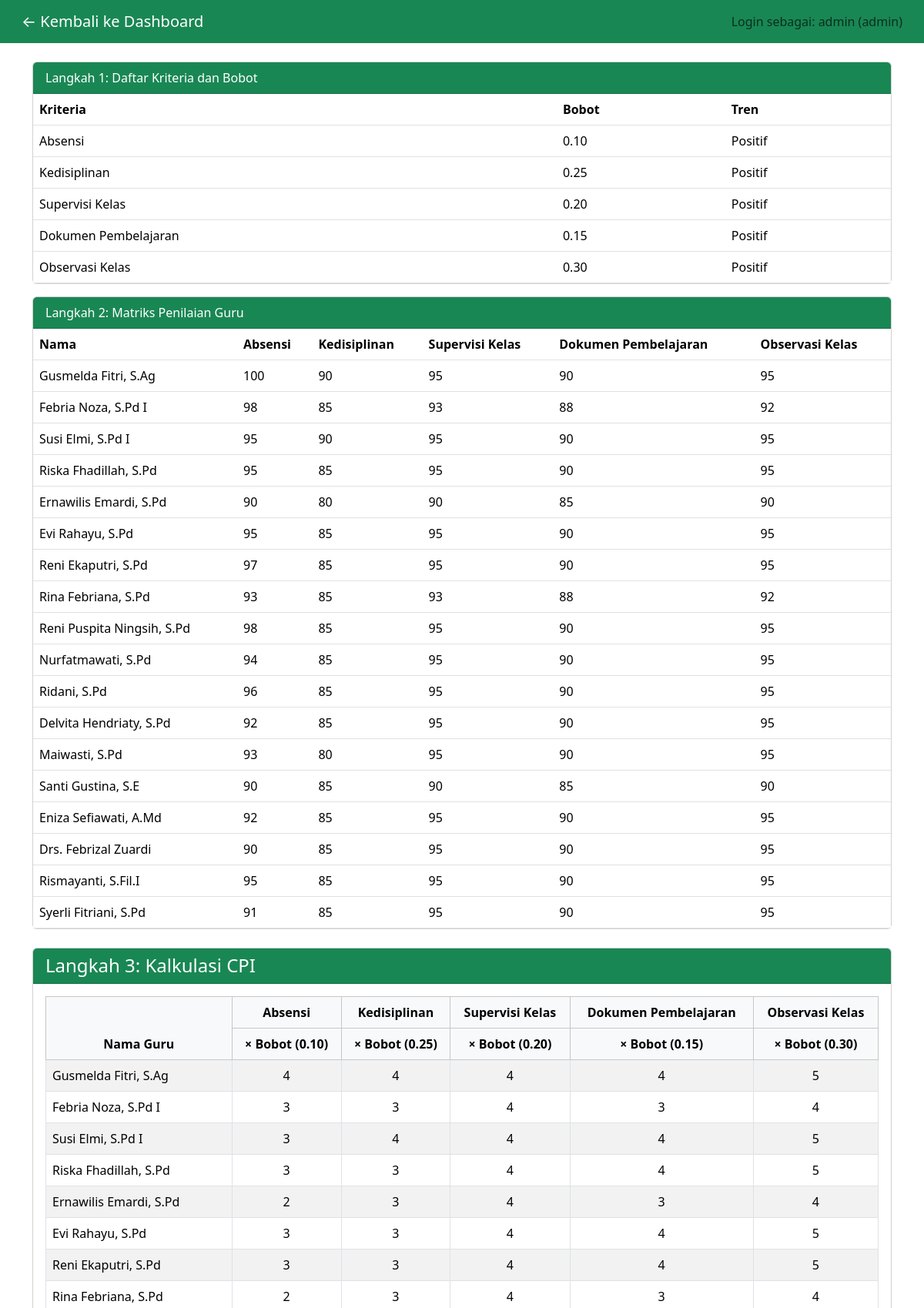
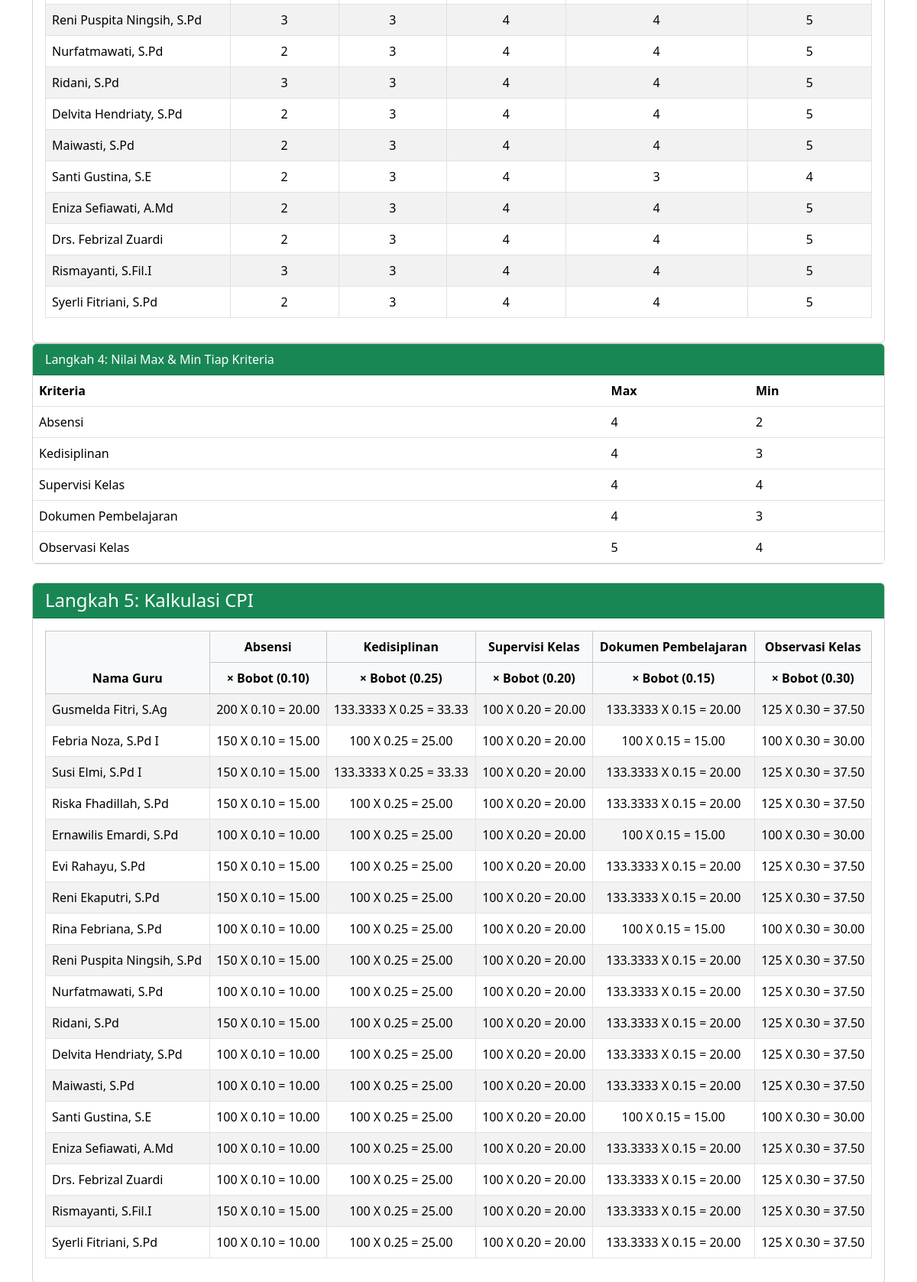
Screenshot of /pages/hasil.php (signed in, upper part) with the database file from the repository (2 pictures, top to bottom).
### tables this page shows
CREATE TABLE `kriteria` (
  `id` int(11) NOT NULL,
  `nama_kriteria` varchar(100) NOT NULL,
  `bobot` decimal(5,2) NOT NULL,
  `tren` enum('positif','negatif','netral') DEFAULT 'netral'
);

CREATE TABLE `guru` (
  `id` int(11) NOT NULL,
  `nama` varchar(100) NOT NULL,
  `jabatan` varchar(100) NOT NULL
);

CREATE TABLE `penilaian` (
  `id` int(11) NOT NULL,
  `id_guru` int(11) NOT NULL,
  `id_kriteria` int(11) NOT NULL,
  `nilai` int(11) NOT NULL
);

### pages/hasil.php (the view, shortened to what this page needs)
<?php
include '../config/db.php';
function getKriteria($conn)
{
    $result = mysqli_query($conn, "SELECT * FROM kriteria");
    $kriteria = [];
    while ($row = mysqli_fetch_assoc($result)) {
        $kriteria[] = $row;
    }
    return $kriteria;
}
function getGuru($conn)
{
    $result = mysqli_query($conn, "SELECT * FROM guru");
    $guru = [];
    while ($row = mysqli_fetch_assoc($result)) {
        $guru[] = $row;
    }
    return $guru;
}
function getPenilaian($conn)
{
    $data = [];
    $result = mysqli_query($conn, "SELECT * FROM penilaian ORDER BY id_guru ASC");
    while ($row = mysqli_fetch_assoc($result)) {
        $data[$row['id_guru']][$row['id_kriteria']] = $row['nilai'];
    }
    return $data;
}
function konversiSkor($id_kriteria, $nilai)
{
    if ($id_kriteria == 1) {
        if ($nilai >= 100) return 4;
        elseif ($nilai >= 95) return 3;
        elseif ($nilai >= 90) return 2;
        else return 1;
    }
    if ($id_kriteria == 2 || $id_kriteria == 3) {
        if ($nilai >= 90) return 4;
        elseif ($nilai >= 80) return 3;
        elseif ($nilai >= 70) return 2;
        else return 1;
    }
    if ($id_kriteria == 4) {
        if ($nilai >= 95) return 5;
        elseif ($nilai >= 90) return 4;
        elseif ($nilai >= 80) return 3;
        elseif ($nilai >= 70) return 2;
        else return 1;
    }
    if ($id_kriteria == 5) {
        if ($nilai >= 95) return 5;
        elseif ($nilai >= 90) return 4;
        elseif ($nilai >= 80) return 3;
        elseif ($nilai >= 70) return 2;
        else return 1;
    }
    return 0;
}
function getMaxMin($penilaian, $kriteria)
{
    $maxMin = [];
    foreach ($kriteria as $k) {
        $id = $k['id'];
        $nilaiKriteria = [];
        foreach ($penilaian as $nilaiPerKriteria) {
            if (isset($nilaiPerKriteria[$id])) {
                $nilaiKriteria[] = konversiSkor($id, $nilaiPerKriteria[$id]);
            }
        }
        $maxMin[$id]['max'] = !empty($nilaiKriteria) ? max($nilaiKriteria) : 0;
        $maxMin[$id]['min'] = !empty($nilaiKriteria) ? min($nilaiKriteria) : 0;
    }
    return $maxMin;
}
function hitungCPI($penilaian, $kriteria)
{
    $maxMin = getMaxMin($penilaian, $kriteria);
    $hasil = [];
    foreach ($penilaian as $id_guru => $nilaiPerKriteria) {
        $total = 0;
        foreach ($kriteria as $k) {
            $id_kriteria = $k['id'];
            $nilai = isset($nilaiPerKriteria[$id_kriteria]) ? $nilaiPerKriteria[$id_kriteria] : 0;
            $bobot = $k['bobot'];
            $tren = strtolower($k['tren']);
            $skor = konversiSkor($id_kriteria, $nilai);
            $min = $maxMin[$id_kriteria]['min'];
            $normal = 0;
            if ($tren === 'positif' && $min != 0) {
                $normal = ($skor / $min) * 100;
            } elseif ($tren === 'negatif' && $skor != 0) {
                $normal = ($min / $skor) * 100;
            }
            $hasilNormal = $normal * $bobot ;
            $hasil[$id_guru]['kalkulasi'][$id_kriteria] = [
                'nilai_mentah' => $nilai,
                'skor' => $skor,
                'normalisasi' => round($normal, 4),
                'bobot' => $bobot,
                'hasil_normal' => $hasilNormal,
                'hasil' => round($hasilNormal, 4)
            ];
            $total += $hasilNormal;
        }
        $hasil[$id_guru]['total'] = round($total, 4);
    }
    return $hasil;
}
$kriteria = getKriteria($conn);
$guru = getGuru($conn);
$penilaian = getPenilaian($conn);
$cpiHasil = hitungCPI($penilaian, $kriteria);
$maxMin = getMaxMin($penilaian, $kriteria);
?>
<!DOCTYPE html>
<html lang="id">
<head>
    <link href="https://cdn.jsdelivr.net/npm/bootstrap@5.3.3/dist/css/bootstrap.min.css" rel="stylesheet">
</head>
<body>
<nav class="navbar navbar-expand-lg bg-success px-3 text-white">
    <div class="container-fluid">
        <a class="navbar-brand text-white" href="dashboard.php">← Kembali ke Dashboard</a>
        <span class="navbar-text ms-auto">
            Login sebagai: <?= htmlspecialchars($_SESSION['username']) ?> (<?= $_SESSION['role'] ?>)
        </span>
    </div>
</nav>
<div class="container mt-4">
    <div class="card mb-3">
        <div class="card-header bg-success text-white">Langkah 1: Daftar Kriteria dan Bobot</div>
        <table class="table mb-0">
            <thead><tr><th>Kriteria</th><th>Bobot</th><th>Tren</th></tr></thead>
            <tbody>
                <?php foreach ($kriteria as $k): ?>
                    <tr>
                        <td><?= $k['nama_kriteria'] ?></td>
                        <td><?= $k['bobot'] ?></td>
                        <td><?= ucfirst($k['tren']) ?></td>
                    </tr>
                <?php endforeach; ?>
            </tbody>
        </table>
    </div>
    <div class="card mb-3">
    <div class="card-header bg-success text-white">Langkah 2: Matriks Penilaian Guru</div>
    <table class="table mb-0">
        <thead>
            <tr>
                <th>Nama</th>
                <?php foreach ($kriteria as $k): ?>
                    <th><?= $k['nama_kriteria'] ?></th>
                <?php endforeach; ?>
            </tr>
        </thead>
        <tbody>
            <?php foreach ($guru as $g): ?>
                <tr>
                    <td><?= $g['nama'] ?></td>
                    <?php foreach ($kriteria as $kr): ?>
                        <td><?= $penilaian[$g['id']][$kr['id']] ?? '-' ?></td>
                    <?php endforeach; ?>
                </tr>
            <?php endforeach; ?>
        </tbody>
    </table>
</div>
    <div class="card mt-4">
        <div class="card-header bg-success text-white">
            <h4 class="mb-0">Langkah 3: Kalkulasi CPI</h4>
        </div>
        <div class="card-body table-responsive">
            <table class="table table-bordered table-striped">
                <thead class="table-light text-center">
                    <tr>
                        <th rowspan="2">Nama Guru</th>
                        <?php foreach ($kriteria as $k): ?>
                            <th><?= $k['nama_kriteria'] ?></th>
                        <?php endforeach; ?>
                    </tr>
                    <tr>
                        <?php foreach ($kriteria as $k): ?>
                            <th>× Bobot (<?= $k['bobot'] ?>)</th>
                        <?php endforeach; ?>
                    </tr>
                </thead>
                <tbody>
                    <?php foreach ($guru as $g):
                        $id = $g['id'];
                        $data = $cpiHasil[$id];
                    ?>
                        <tr>
                            <td><?= $g['nama'] ?></td>
                            <?php foreach ($kriteria as $k):
                                $d = $data['kalkulasi'][$k['id']] ?? ['nilai'=>0,'normalisasi'=>0,'skor'=>0,'bobot'=>0,'hasil'=>0, 'hasil_normal'=>0];
                            ?>
                                <td class="text-center">
                                     <?= $d['skor'] ?>
                            <?php endforeach; ?>
                        </tr>
                    <?php endforeach; ?>
                </tbody>
            </table>
        </div>
    </div>
    <div class="card mb-3">
        <div class="card-header bg-success text-white">Langkah 4: Nilai Max & Min Tiap Kriteria</div>
        <table class="table mb-0">
            <thead><tr><th>Kriteria</th><th>Max</th><th>Min</th></tr></thead>
            <tbody>
                <?php foreach ($kriteria as $k): ?>
                    <tr>
                        <td><?= $k['nama_kriteria'] ?></td>
                        <td><?= $maxMin[$k['id']]['max'] ?></td>
                        <td><?= $maxMin[$k['id']]['min'] ?></td>
                    </tr>
                <?php endforeach; ?>
            </tbody>
        </table>
    </div>
    <div class="card mt-4">
        <div class="card-header bg-success text-white">
            <h4 class="mb-0">Langkah 5: Kalkulasi CPI</h4>
        </div>
        <div class="card-body table-responsive">
            <table class="table table-bordered table-striped">
                <thead class="table-light text-center">
                    <tr>
                        <th rowspan="2">Nama Guru</th>
                        <?php foreach ($kriteria as $k): ?>
                            <th><?= $k['nama_kriteria'] ?></th>
                        <?php endforeach; ?>
                    </tr>
                    <tr>
                        <?php foreach ($kriteria as $k): ?>
                            <th>× Bobot (<?= $k['bobot'] ?>)</th>
                        <?php endforeach; ?>
                    </tr>
                </thead>
                <tbody>
                    <?php foreach ($guru as $g):
                        $id = $g['id'];
                        $data = $cpiHasil[$id];
                    ?>
                        <tr>
                            <td><?= $g['nama'] ?></td>
                            <?php foreach ($kriteria as $k):
                                $d = $data['kalkulasi'][$k['id']] ?? ['nilai'=>0,'normalisasi'=>0,'skor'=>0,'bobot'=>0,'hasil'=>0, 'hasil_normal'=>0];
                            ?>
                                <td class="text-center">
                                     <?=$d['normalisasi']?> X <?= number_format($d['bobot'], 2) ?> = <?= number_format($d['hasil_normal'], 2) ?>
                            <?php endforeach; ?>
                        </tr>
                    <?php endforeach; ?>
                </tbody>
            </table>
        </div>
    </div>
</div>
</body>
</html>

### rows the page displays
kriteria: nama_kriteria "Absensi", bobot "0.10", tren "Positif", id "4", id "2"
kriteria: nama_kriteria "Kedisiplinan", bobot "0.25", tren "Positif", id "4", id "3"
kriteria: nama_kriteria "Supervisi Kelas", bobot "0.20", tren "Positif", id "4"
kriteria: nama_kriteria "Dokumen Pembelajaran", bobot "0.15", tren "Positif", id "4", id "3"
kriteria: nama_kriteria "Observasi Kelas", bobot "0.30", tren "Positif", id "5", id "4"
guru: nama "Gusmelda Fitri, S.Ag", id "100", id "90", id.nilai "95", id.id_guru "4", id "4", id "5", id "200", id "0.10", id "20.00", id "133.3333", id "0.25", id "33.33", id "0.20", id "0.15", id "125", id "0.30", id "37.50"
guru: nama "Febria Noza, S.Pd I", id "98", id "85", id "93", id "88", id "92", id "3", id.id_guru "4", id "4", id "150", id "0.10", id "15.00", id "100", id "0.25", id "25.00", id "0.20", id "20.00", id "0.15", id "0.30", id "30.00"
guru: nama "Susi Elmi, S.Pd I", id.nilai "95", id "90", id "3", id "4", id.id_guru "4", id "5", id "150", id "0.10", id "15.00", id "133.3333", id "0.25", id "33.33", id "100", id "0.20", id "20.00", id "0.15", id "125", id "0.30", id "37.50"
guru: nama "Riska Fhadillah, S.Pd", id "95", id "85", id "90", id "3", id "4", id "5", id "150", id "0.10", id "15.00", id "100", id "0.25", id "25.00", id "0.20", id "20.00", id "133.3333", id "0.15", id "125", id "0.30", id "37.50"
guru: nama "Ernawilis Emardi, S.Pd", id "90", id "80", id "85", id "2", id "3", id.id_guru "4", id "4", id "100", id "0.10", id "10.00", id "0.25", id "25.00", id "0.20", id "20.00", id "0.15", id "15.00", id "0.30", id "30.00"
guru: nama "Evi Rahayu, S.Pd", id "95", id "85", id "90", id "3", id.id_guru "4", id "5", id "150", id "0.10", id "15.00", id "100", id "0.25", id "25.00", id "0.20", id "20.00", id "133.3333", id "0.15", id "125", id "0.30", id "37.50"
guru: nama "Reni Ekaputri, S.Pd", id "97", id "85", id "95", id "90", id "3", id.id_guru "4", id "5", id "150", id "0.10", id "15.00", id "100", id "0.25", id "25.00", id "0.20", id "20.00", id "133.3333", id "0.15", id "125", id "0.30", id "37.50"
guru: nama "Rina Febriana, S.Pd", id "93", id "85", id "88", id "92", id "2", id "3", id.id_guru "4", id "4", id "100", id "0.10", id "10.00", id "0.25", id "25.00", id "0.20", id "20.00", id "0.15", id "15.00", id "0.30", id "30.00"
guru: nama "Reni Puspita Ningsih, S.Pd", id "98", id "85", id "95", id "90", id "3", id.id_guru "4", id "5", id "150", id "0.10", id "15.00", id "100", id "0.25", id "25.00", id "0.20", id "20.00", id "133.3333", id "0.15", id "125", id "0.30", id "37.50"
guru: nama "Nurfatmawati, S.Pd", id "94", id "85", id "95", id "90", id "2", id "3", id.id_guru "4", id "5", id "100", id "0.10", id "10.00", id "0.25", id "25.00", id "0.20", id "20.00", id "133.3333", id "0.15", id "125", id "0.30", id "37.50"
guru: nama "Ridani, S.Pd", id "96", id "85", id "95", id "90", id "3", id.id_guru "4", id "5", id "150", id "0.10", id "15.00", id "100", id "0.25", id "25.00", id "0.20", id "20.00", id "133.3333", id "0.15", id "125", id "0.30", id "37.50"
guru: nama "Delvita Hendriaty, S.Pd", id "92", id "85", id "95", id "90", id.id_guru "2", id "3", id.id_guru "4", id "5", id "100", id "0.10", id "10.00", id "0.25", id "25.00", id "0.20", id "20.00", id "133.3333", id "0.15", id "125", id "0.30", id "37.50"
guru: nama "Maiwasti, S.Pd", id "93", id "80", id "95", id "90", id "2", id "3", id.id_guru "4", id "5", id "100", id "0.10", id "10.00", id "0.25", id "25.00", id "0.20", id "20.00", id "133.3333", id "0.15", id "125", id "0.30", id "37.50"
guru: nama "Santi Gustina, S.E", id "90", id "85", id "2", id "3", id.id_guru "4", id "4", id "100", id "0.10", id "10.00", id "0.25", id "25.00", id "0.20", id "20.00", id "0.15", id "15.00", id "0.30", id "30.00"
guru: nama "Eniza Sefiawati, A.Md", id "92", id "85", id "95", id "90", id.id_guru "2", id "3", id.id_guru "4", id "5", id "100", id "0.10", id "10.00", id "0.25", id "25.00", id "0.20", id "20.00", id "133.3333", id "0.15", id "125", id "0.30", id "37.50"
guru: nama "Drs. Febrizal Zuardi", id "90", id "85", id.nilai "95", id "2", id "3", id.id_guru "4", id "5", id "100", id "0.10", id "10.00", id "0.25", id "25.00", id "0.20", id "20.00", id "133.3333", id "0.15", id "125", id "0.30", id "37.50"
guru: nama "Rismayanti, S.Fil.I", id "95", id "85", id "90", id "3", id.id_guru "4", id "5", id "150", id "0.10", id "15.00", id "100", id "0.25", id "25.00", id "0.20", id "20.00", id "133.3333", id "0.15", id "125", id "0.30", id "37.50"
guru: nama "Syerli Fitriani, S.Pd", id "91", id "85", id "95", id "90", id "2", id "3", id.id_guru "4", id "5", id "100", id "0.10", id "10.00", id "0.25", id "25.00", id "0.20", id "20.00", id "133.3333", id "0.15", id "125", id "0.30", id "37.50"

### other values shown
$_SESSION['username'] "admin"
$_SESSION['role'] "admin"
